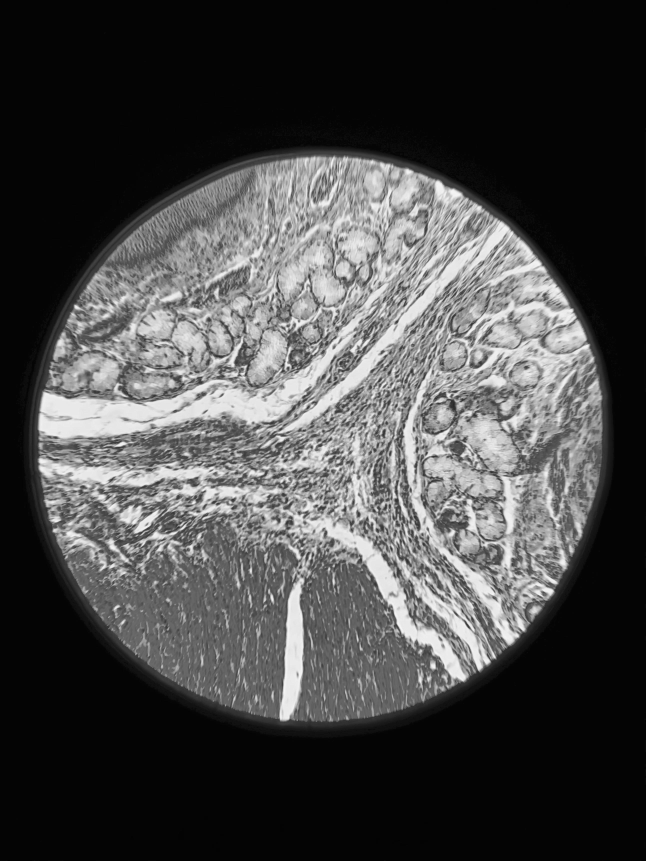
#> input picture cv2/data/microscope_g.jpg, 2581 x 3441 px (shown at 1/4 size)
$ jupyter execute CV2_2_Ulohy.ipynb
#> lines starting #> are read from the running program, lines starting #| are printed output that depends on the picture
## Doplnkové Úlohy

---
#### Úloha 1: Klasifikácia veku pacienta

Vytvorte funkciu, ktorá každého pacienta zaradí do kategórie `minor` (<18 rokov), `adult` (18-65 rokov) alebo `senior` (>65 rokov).
- Vstupom do funkcie je parameter `ages`, čo je štruktúra `list` obsahujúca vek niekoľkých pacientov.
- Funkcia vracia štruktúru `dictionary`, ktorá pre každú kategóriu obsahuje počet pacientov v nej.
- Vytvorte list `ages`, ktorý bude obsahovať aspoň 5 pacientov a vypíšte, počet pacientov podľa veku v jednotlivých kategóriách.

[cell 1]
def categorize(ages):
    result = {"minor": 0, "adult": 0, "senior": 0}
    for age in ages:
        if age < 18:
            result["minor"] += 1
        elif age <= 65:
            result["adult"] += 1
        else:
            result["senior"] += 1
    return result

ages = [22, 35, 27, 19, 40, 12, 7, 89, 70, 55]
categories = categorize(ages)
print(categories)

#### Úloha 2: Spracovanie súborov s údajmi o pacientoch

Zapište údaje o pacientoch (meno, diagnóza) do súboru s názvom `data/patients.csv`.

[cell 2]
data = [
    ["Terri Mcmillan", "Hypertension"],
    ["David Thomas", "Diabetes"],
    ["Joshua Stewart", "Diabetes"],
    ["Jeffrey Martinez", "Depression"],
    ["Victor Roth", "Chronic Pain"],
    ["Timothy Schwartz", "Chronic Pain"],
    ["Desiree Palmer", "Hypertension"],
    ["Nathan Leonard", "Asthma"],
    ["Sara Lane", "Chronic Pain"],
    ["Ronald Riley", "Asthma"],
    ["Brian Roberts", "Depression"],
    ["Angel Harrington", "Hypertension"],
    ["Christina Hernandez", "Hypertension"],
    ["Christina Garza", "Asthma"],
    ["Joshua Armstrong", "Diabetes"],
    ["Lisa King", "Depression"],
    ["Erica Ferguson", "Diabetes"],
    ["Jesus Hansen", "Asthma"],
    ["Michael Thompson", "Chronic Pain"],
    ["Alexander Barajas", "Asthma"]
]

[cell 3]
with open('data/patients.csv', 'w', newline='') as file:
    for patient in data:
        file.write(f"{patient[0]},{patient[1]}\n")

#### Úloha 3: Načítanie údajov do štruktúry DataFrame a ich vizualizácia

Načítajte údaje zo súboru `data/patients.csv` do štruktúry DataFrame (knižnica Pandas).
- Vytvorte hlavičku pre tento DataFrame (pridajte názvy stĺpcov - `name` a `diagnosis`)
- Pridajte do štruktúry DataFrame nový stĺpec s názvom "ID". hodnoty tohto stĺpca tvorí sekvencia čísel od 0 do 19.
- Vypíšte hodnoty v stĺpci `diagnosis` a počet hodnôt pre jednotlivé diagnózy.

[cell 4]
import pandas as pd

df = pd.read_csv('data/patients.csv')
df.columns = ["name", "diagnosis"]
df["ID"] = range(0, 19)

print(df["diagnosis"].value_counts())

#### Úloha 4: Práca s obrazom
Načítajte obrázok data/microscope_g.jpg a vykonajte na ňom operáciu priblíženia a orezania, tak aby na obrázku boli viditeľné iba bunky, nie okulár mikroskopu. (Použite súradnice (300, 550, 1000, 1250) - (left, top, right, bottom)) Nakoniec obrázok zobrazte.

Použite funkcie knižnice PIL:
   - `Image.open()` - [Dokumentácia open](https://pillow.readthedocs.io/en/stable/reference/Image.html#PIL.Image.open)
   - `Image.resize()` - [Dokumentácia resize](https://pillow.readthedocs.io/en/stable/reference/Image.html#PIL.Image.Image.resize)
   - `Image.crop()` - [Dokumentácia crop](https://pillow.readthedocs.io/en/stable/reference/Image.html#PIL.Image.Image.crop)
   - `Image.show()` - [Dokumentácia show](https://pillow.readthedocs.io/en/stable/reference/Image.html#PIL.Image.Image.show)

[cell 5]
from PIL import Image

img = Image.open("data/microscope_g.jpg")
#> img is the input picture: PIL image 2581x3441 L; min 0, max 253, mean 71.4
resized = img.resize((1500, 2000))
cropped = resized.crop((300, 550, 1000, 1250))
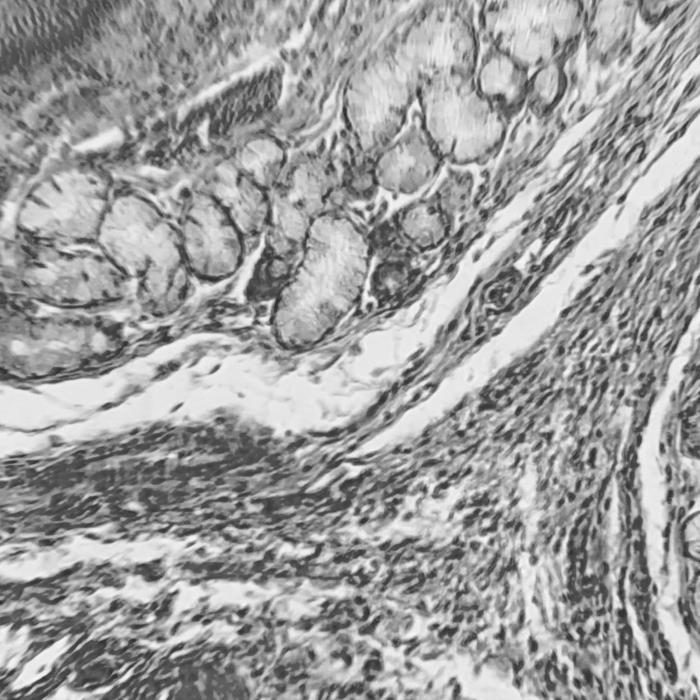
#> cropped: PIL image 700x700 L; min 41, max 249, mean 158.5
cropped.show()
